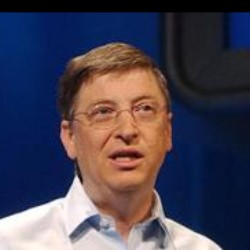
#> input picture project-3/Bill_Gates_0003.jpg, 250 x 250 px
$ python face-detection.py
#> lines starting #> are read from the running program, lines starting #| are printed output that depends on the picture; after the words box and inside, x2 and y2 are one past the last pixel; in counts of white or black regions, pixels touching at a corner belong together
import cv2

# Load the image
image_path = 'Bill_Gates_0003.jpg'
image = cv2.imread(image_path)
#> image is the input picture: shape (250, 250, 3); mean B, G, R 83, 66.8, 72

# Convert the image to grayscale
gray_image = cv2.cvtColor(image, cv2.COLOR_BGR2GRAY)
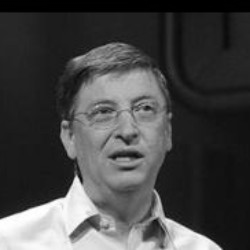
#> gray_image: shape (250, 250); min 0, max 255, mean 70.2

# Load the pre-trained face detection model from OpenCV
face_cascade = cv2.CascadeClassifier(cv2.data.haarcascades + 'haarcascade_frontalface_default.xml')

# Detect faces in the image
faces = face_cascade.detectMultiScale(gray_image, scaleFactor=1.3, minNeighbors=5)
#> faces = [[54, 33, 106, 106], [67, 65, 116, 116]]

# Draw rectangles around the detected faces
for (x, y, w, h) in faces:
    cv2.rectangle(image, (x, y), (x+w, y+h), (0, 255, 0), 2)
#> this loop made 2 passes
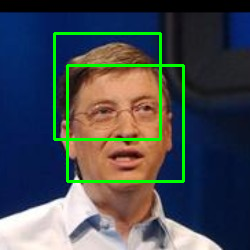
#> image: shape (250, 250, 3); 4.22% of pixels changed, all inside (x1, y1, x2, y2) = (53, 32, 185, 183)

# Save or display the result
cv2.imwrite('group_detected.png', image)
cv2.imshow('Detected Faces', image)
cv2.waitKey(0)
cv2.destroyAllWindows()

$ run again, with project-3/test_2.jpg copied over project-3/Bill_Gates_0003.jpg
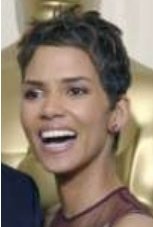
#> input picture project-3/test_2.jpg, 153 x 227 px
#> image is the input picture: shape (227, 153, 3); mean B, G, R 107.1, 123.2, 139.1
#> `gray_image = cv2.cvtColor(image, cv2.COLOR_BGR2GRAY)`:
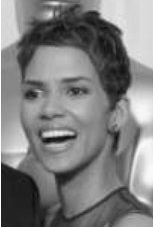
#> gray_image: shape (227, 153); min 13, max 255, mean 126.1
#> faces = [[10, 51, 102, 102]]
#> the loop `for (x, y, w, h) in faces:` made 1 pass
#> after the loop `for (x, y, w, h) in faces:`:
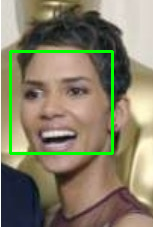
#> image: shape (227, 153, 3); 3.51% of pixels changed, all inside (x1, y1, x2, y2) = (9, 50, 114, 155)

$ run again, with project-3/group.png saved as project-3/Bill_Gates_0003.jpg
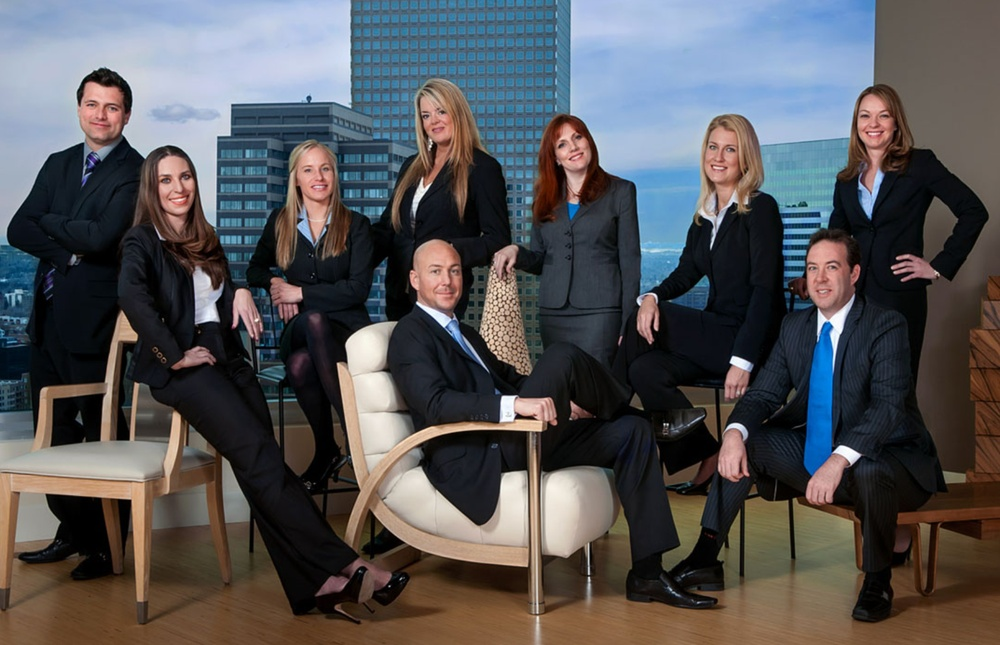
#> input picture project-3/group.png, 1000 x 645 px, shrunk from 1684 x 1086 before the run
#> image is the input picture: shape (645, 1000, 3); mean B, G, R 86.7, 84.4, 85.1
#> `gray_image = cv2.cvtColor(image, cv2.COLOR_BGR2GRAY)`:
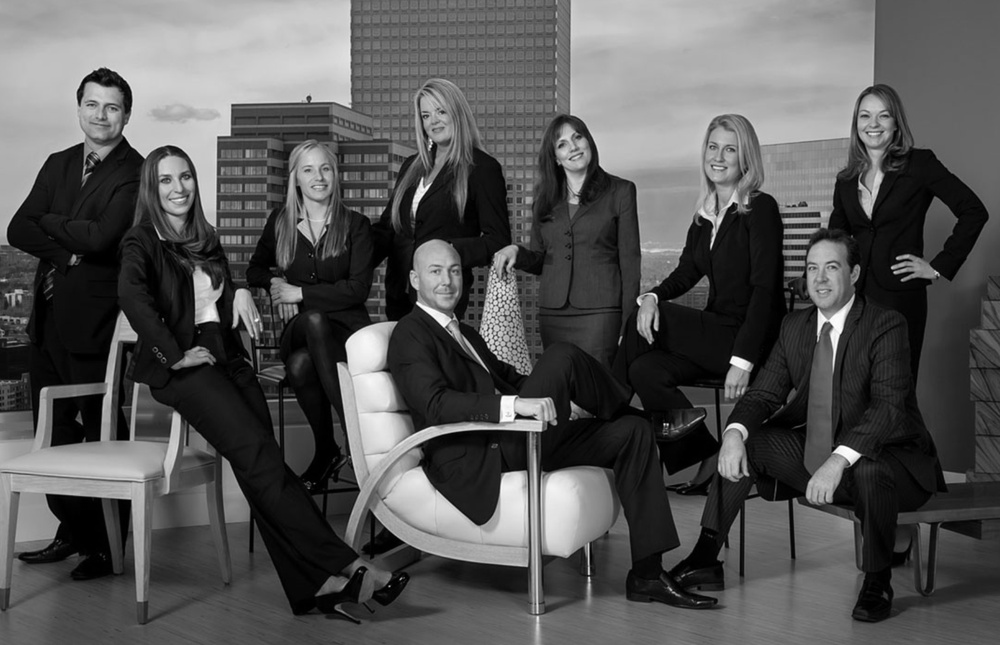
#> gray_image: shape (645, 1000); min 0, max 254, mean 84.9
#> faces = [[850, 98, 49, 49], [73, 84, 57, 57], [695, 129, 51, 51], [291, 149, 52, 52], [148, 157, 56, 56], [411, 232, 51, 51], [796, 246, 57, 57], [411, 248, 59, 59]]
#> the loop `for (x, y, w, h) in faces:` made 8 passes
#> after the loop `for (x, y, w, h) in faces:`:
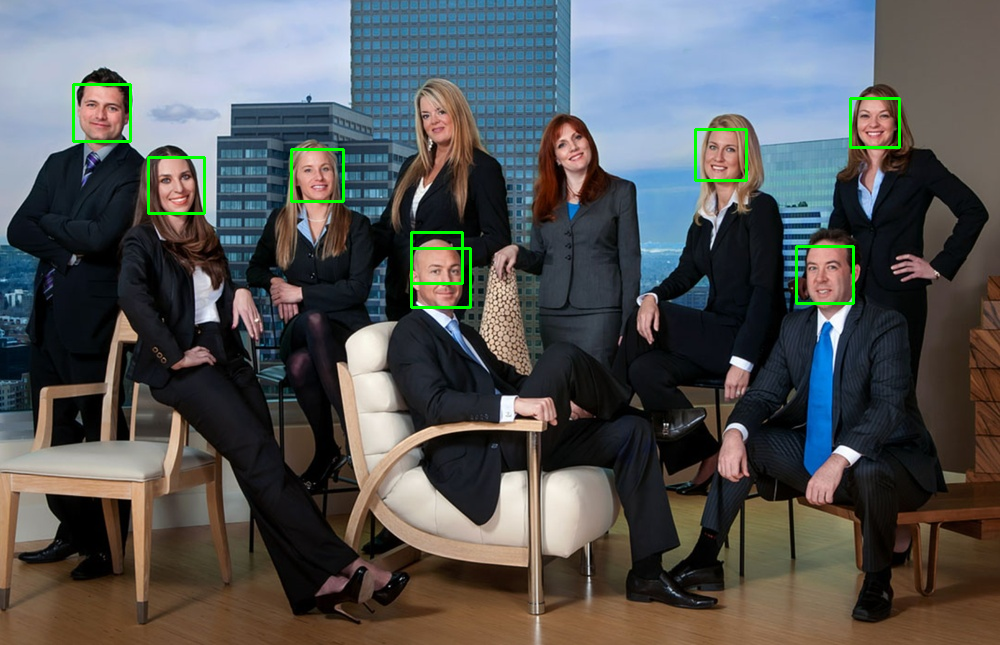
#> image: shape (645, 1000, 3); 0.78% of pixels changed, all inside (x1, y1, x2, y2) = (72, 83, 901, 309)
